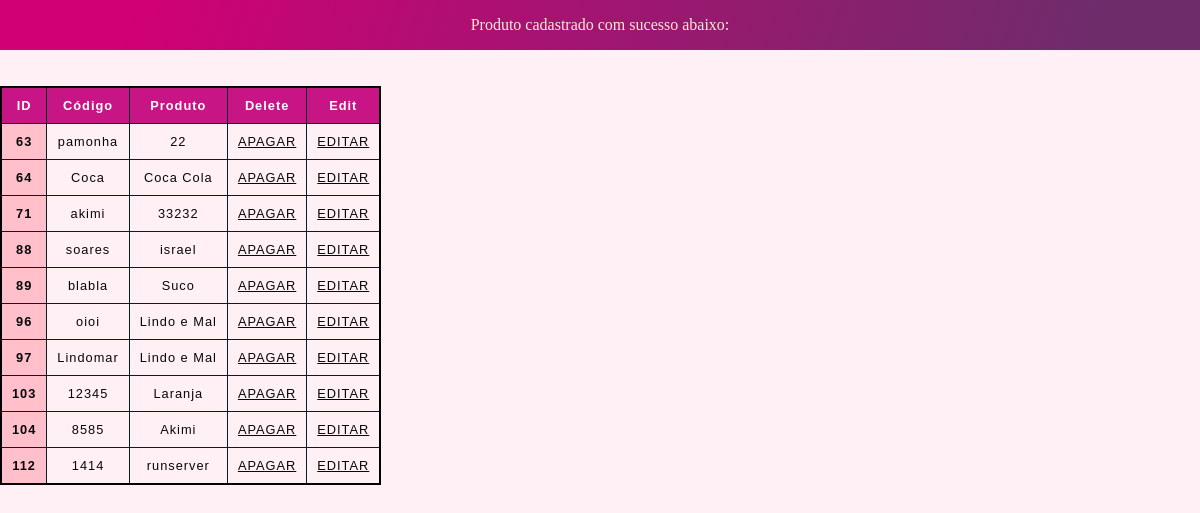
/Meuapp/cons_todos/, run on the app's committed database.
### Meuapp/models.py (models this page shows, shortened)
class Produto(models.Model):
      objects = None
      cod_Produto = models.CharField(max_length=20, null=True)
      descricao = models.CharField(max_length=60, null=True)

### Meuapp/views.py (the view)
# urls.py: path("cons_todos/", views.consultar_todos, name='cons_todos'),
def consultar_todos(request):
    cons_todos = Produto.objects.all()
    return render(request, 'ler_produto.html', {'cons_todos': cons_todos})

### Meuapp/Templates/ler_produto.html (shortened to what this page needs)
<!DOCTYPE html>
<html lang="en">
<head>
</head>
<body>
<nav> Produto cadastrado com sucesso abaixo: </nav>
<br>
<table>
    <tr>
        <th scope="col">ID</th>
        <th scope="col">Código</th>
        <th scope="col">Produto</th>
        <th scope="col">Delete</th>
         <th scope="col">Edit</th>
    </tr>
     {% for livia in cons_todos %}
      <tr>
        <th scope="row">{{livia.id}}</th>
        <td>{{livia.cod_Produto}}</td>
        <td>{{livia.descricao}}</td>
          <td><a href="http://127.0.0.1:8000/Meuapp/apagar/{{livia.id}}">APAGAR</a></td>
         <td><a href="http://127.0.0.1:8000/Meuapp/editar/{{livia.id}}">EDITAR</a></td>
    </tr>
    {% endfor %}
    <br>
</table>
</body>
</html>

### Meuapp/Templates/ler_produto.html (style rules this page uses)
* { padding: 10; margin: 0; background-color:#FFF0F5; color: rgb(7, 7, 7); }
nav { background-image: linear-gradient( 109.6deg, rgba(209,0,116,1) 11.2%, rgba(110,44,107,1) 91.1% ); width: 100%; height: 50px; color:antiquewhite; display: flex; justify-content: center; align-items: center; }
td, th { border: 1px solid #011F26; padding: 10px; }
td { text-align: center; }
tr:nth-child(even) { background-color: #eee; }
th[scope='col'] { background-color: #C71585; color: #fff; }
th[scope='row'] { background-color: #FFC0CB; }
table { border-collapse: collapse; border: 2px solid #000000; letter-spacing: 1px; font-family: sans-serif; font-size: 0.8rem; }

### data on the page
Produto: id "63", cod_Produto "pamonha", descricao "22"
Produto: id "64", cod_Produto "Coca", descricao "Coca Cola"
Produto: id "71", cod_Produto "akimi", descricao "33232"
Produto: id "88", cod_Produto "soares", descricao "israel"
Produto: id "89", cod_Produto "blabla", descricao "Suco"
Produto: id "96", cod_Produto "oioi", descricao "Lindo e Mal"
Produto: id "97", cod_Produto "Lindomar", descricao "Lindo e Mal"
Produto: id "103", cod_Produto "12345", descricao "Laranja"
Produto: id "104", cod_Produto "8585", descricao "Akimi"
Produto: id "112", cod_Produto "1414", descricao "runserver"
